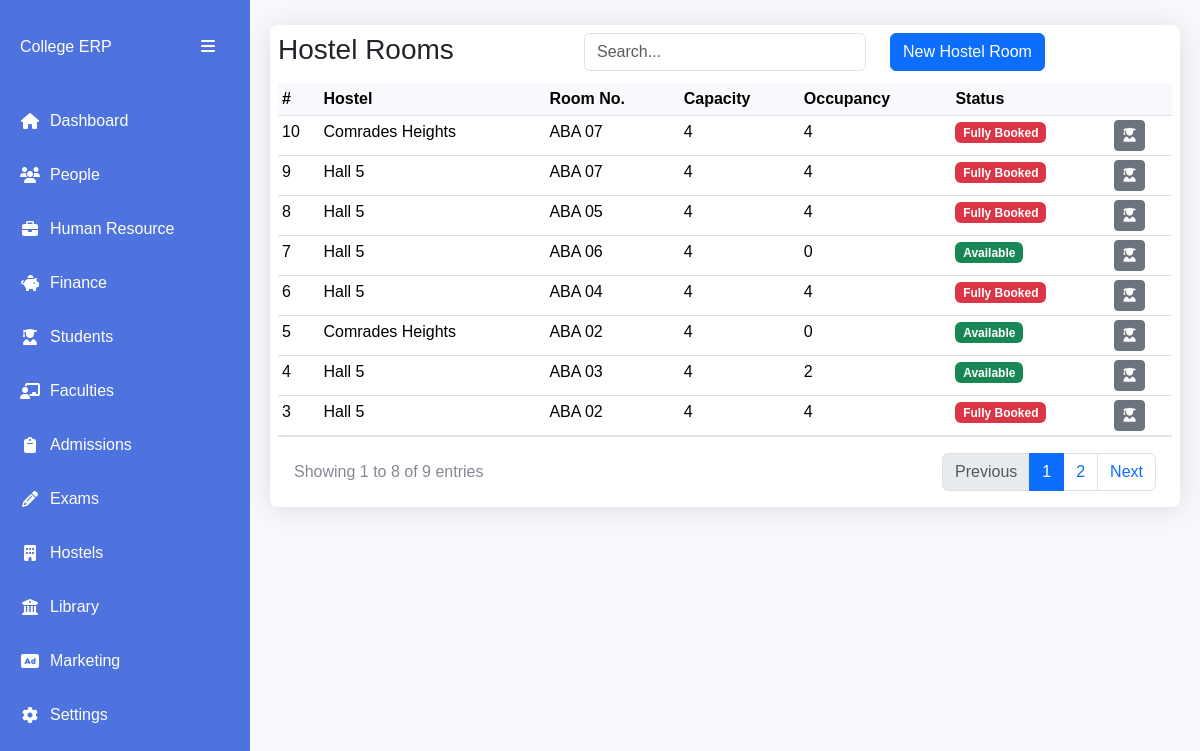
The page /hostels/hostel-rooms/ on the database its author committed.
### apps/hostels/models.py (models this page shows, shortened)
class HostelRoom(AbsoluteBaseModel):
    hostel = models.ForeignKey("hostels.Hostel", on_delete=models.CASCADE, null=True)
    room_number = models.CharField(max_length=255)
    room_capacity = models.IntegerField(default=1)
    students_assigned = models.IntegerField(default=0)
    def fully_booked(self):
        return True if self.students_assigned >= self.room_capacity else False

class Hostel(AbsoluteBaseModel):
    name = models.CharField(max_length=255)
    rooms = models.IntegerField(default=1)
    room_cost = models.DecimalField(max_digits=10, decimal_places=2, default=0)
    capacity = models.IntegerField(default=1)
    gender = models.CharField(max_length=255, choices=GENDER_CHOICES, null=True)
    campus = models.ForeignKey("core.Campus", on_delete=models.CASCADE, null=True)
    def __str__(self):
        return self.name

### apps/hostels/views.py (the view)
# urls.py: path("hostel-rooms/", HostelRoomsListView.as_view(), name="hostel-rooms"),
class HostelRoomsListView(ListView):
    model = HostelRoom
    template_name = "hostels/rooms/hostel_rooms.html"
    context_object_name = "hostel-rooms"
    paginate_by = 8
    def get_queryset(self):
        queryset = super().get_queryset()
        search_query = self.request.GET.get("search", "")
        if search_query:
            queryset = queryset.filter(
                Q(id__icontains=search_query)
                | Q(room_number__icontains=search_query)
                | Q(hostel__name__icontains=search_query)
            )
        return queryset.order_by("-created_on")
    def get_context_data(self, **kwargs):
        context = super().get_context_data(**kwargs)
        context["search_query"] = self.request.GET.get("search", "")
        context["hostels"] = hostels_list
        return context

### templates/hostels/rooms/hostel_rooms.html (shortened to what this page needs)
{% extends "base1.html" %}
{% block content %}
<div class="table-card">
      <div class="row py-2 px-2">
        <div class="col">
            <h3>Hostel Rooms</h3>
        </div>
        <div class="col">
            <input type="text" class="form-control" placeholder="Search..."
            id="searchInput" value="{{ search_query }}">
        </div>
        <div class="col">
          <button class="btn btn-primary" data-bs-toggle="modal" data-bs-target="#newHostelRoomModal">New Hostel Room</button>
        </div>
    </div>
<div class="table-container px-2">
  <table class="table data-table table-sm">
    <thead>
      <tr>
        <th scope="col">#</th>
        <th scope="col">Hostel</th>
        <th scope="col">Room No.</th>
        <th scope="col">Capacity</th>
        <th scope="col">Occupancy</th>
        <th scope="col">Status</th>
        <th scope="col"></th>
      </tr>
    </thead>
    <tbody>
      {% for room in page_obj %}
      <tr>
        <td>{{room.id}}</td>
        <td>{{room.hostel}}</td>
        <td>{{room.room_number}}</td>
        <td>{{room.room_capacity}}</td>
        <td>{{room.students_assigned}}</td>
        <td>{% if room.fully_booked %}<span class="badge text-bg-danger">Fully Booked</span>{% else %}<span class="badge text-bg-success">Available</span>{% endif %}</td>
        <td><a href="{% url 'room-occupants' room.id %}" class="btn btn-secondary btn-sm"><i class="fas fa-user-graduate"></i></a></td>
      </tr>
      {% endfor %}
    </tbody>
  </table>
  <div class="table-footer">
    <div class="page-info">
        Showing
        {{ page_obj.start_index }}
        to
        {{ page_obj.end_index }}
        of
        {{ paginator.count }}
        entries
    </div>
    {% if is_paginated %}
    <nav>
        <ul class="pagination mb-0">
            {% if page_obj.has_previous %}
            <li class="page-item">
                <a class="page-link" href="?page={{ page_obj.previous_page_number }}{% if search_query %}&search={{ search_query }}{% endif %}">
                    Previous
                </a>
            </li>
            {% else %}
            <li class="page-item disabled">
                <span class="page-link">Previous</span>
            </li>
            {% endif %}
            {% for num in paginator.page_range %}
            <li class="page-item {% if page_obj.number == num %}active{% endif %}">
                <a class="page-link" href="?page={{ num }}{% if search_query %}&search={{ search_query }}{% endif %}">
                    {{ num }}
                </a>
            </li>
            {% endfor %}
            {% if page_obj.has_next %}
            <li class="page-item">
                <a class="page-link" href="?page={{ page_obj.next_page_number }}{% if search_query %}&search={{ search_query }}{% endif %}">
                    Next
                </a>
            </li>
            {% else %}
            <li class="page-item disabled">
                <span class="page-link">Next</span>
            </li>
            {% endif %}
        </ul>
    </nav>
    {% endif %}
</div>
</div>
{% endblock content %}

### templates/base1.html (style rules this page uses)
:root { --sidebar-width: 250px; --sidebar-collapsed-width: 70px; --primary-color: #4e73df; --secondary-color: #858796; }
body { background-color: #f8f9fc; font-family: 'Nunito', sans-serif; overflow-x: hidden; }
.table-card { background: white; border-radius: 8px; box-shadow: 0 0.15rem 1.75rem 0 rgba(58, 59, 69, 0.15); margin: 5px 0; }
.table-container { overflow-x: auto; }
.data-table { margin-bottom: 0; }
.data-table th { background-color: #f8f9fc; border-top: none; white-space: nowrap; cursor: pointer; }
.table-footer { padding: 1rem; display: flex; justify-content: space-between; align-items: center; flex-wrap: wrap; gap: 1rem; border-top: 1px solid #e3e6f0; }
.page-info { color: #858796; }

### rows shown on the page
HostelRoom: id "10", hostel "Comrades Heights", room_number "ABA 07", room_capacity "4", students_assigned "4", shows "Fully Booked"
HostelRoom: id "9", hostel "Hall 5", room_number "ABA 07", room_capacity "4", students_assigned "4", shows "Fully Booked"
HostelRoom: id "8", hostel "Hall 5", room_number "ABA 05", room_capacity "4", students_assigned "4", shows "Fully Booked"
HostelRoom: id "7", hostel "Hall 5", room_number "ABA 06", room_capacity "4", students_assigned "0", shows "Available"
HostelRoom: id "6", hostel "Hall 5", room_number "ABA 04", room_capacity "4", students_assigned "4", shows "Fully Booked"
HostelRoom: id "5", hostel "Comrades Heights", room_number "ABA 02", room_capacity "4", students_assigned "0", shows "Available"
HostelRoom: id "4", hostel "Hall 5", room_number "ABA 03", room_capacity "4", students_assigned "2", shows "Available"
HostelRoom: id "3", hostel "Hall 5", room_number "ABA 02", room_capacity "4", students_assigned "4", shows "Fully Booked"

### other values the page prints
{{ page_obj.start_index }} "1"
{{ page_obj.end_index }} "8"
{{ paginator.count }} "9"
{{ num }} "1" "2"
